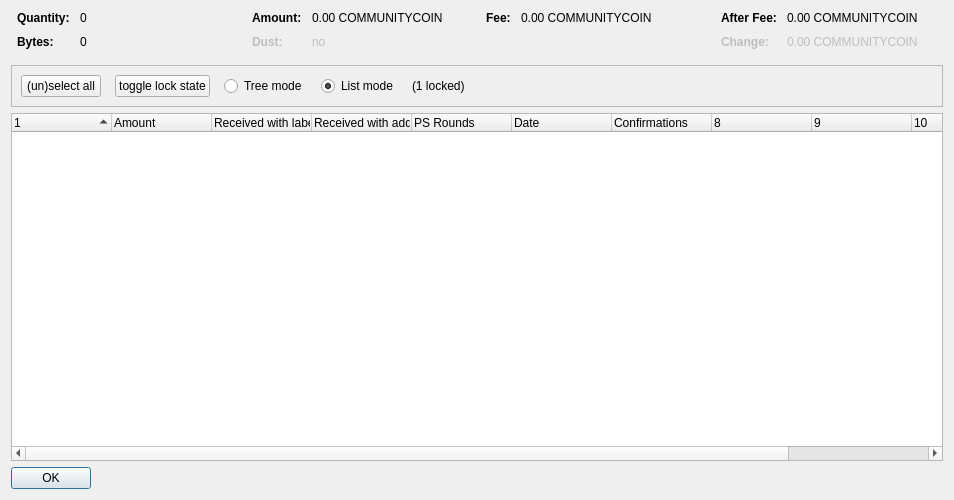
<?xml version="1.0" encoding="UTF-8"?>
<ui version="4.0">
 <class>CoinControlDialog</class>
 <widget class="QDialog" name="CoinControlDialog">
  <property name="geometry">
   <rect>
    <x>0</x>
    <y>0</y>
    <width>954</width>
    <height>500</height>
   </rect>
  </property>
  <property name="windowTitle">
   <string>Coin Selection</string>
  </property>
  <layout class="QVBoxLayout" name="verticalLayout">
   <item>
    <layout class="QHBoxLayout" name="horizontalLayoutTop" stretch="0,0,0,0">
     <property name="topMargin">
      <number>0</number>
     </property>
     <property name="bottomMargin">
      <number>10</number>
     </property>
     <item>
      <layout class="QFormLayout" name="formLayoutCoinControl1">
       <property name="horizontalSpacing">
        <number>10</number>
       </property>
       <property name="verticalSpacing">
        <number>10</number>
       </property>
       <property name="leftMargin">
        <number>6</number>
       </property>
       <property name="rightMargin">
        <number>6</number>
       </property>
       <item row="0" column="0">
        <widget class="QLabel" name="labelCoinControlQuantityText">
         <property name="font">
          <font>
           <weight>75</weight>
           <bold>true</bold>
          </font>
         </property>
         <property name="text">
          <string>Quantity:</string>
         </property>
        </widget>
       </item>
       <item row="0" column="1">
        <widget class="QLabel" name="labelCoinControlQuantity">
         <property name="cursor">
          <cursorShape>IBeamCursor</cursorShape>
         </property>
         <property name="contextMenuPolicy">
          <enum>Qt::ActionsContextMenu</enum>
         </property>
         <property name="text">
          <string notr="true">0</string>
         </property>
         <property name="textInteractionFlags">
          <set>Qt::LinksAccessibleByMouse|Qt::TextSelectableByKeyboard|Qt::TextSelectableByMouse</set>
         </property>
        </widget>
       </item>
       <item row="1" column="0">
        <widget class="QLabel" name="labelCoinControlBytesText">
         <property name="font">
          <font>
           <weight>75</weight>
           <bold>true</bold>
          </font>
         </property>
         <property name="text">
          <string>Bytes:</string>
         </property>
        </widget>
       </item>
       <item row="1" column="1">
        <widget class="QLabel" name="labelCoinControlBytes">
         <property name="cursor">
          <cursorShape>IBeamCursor</cursorShape>
         </property>
         <property name="contextMenuPolicy">
          <enum>Qt::ActionsContextMenu</enum>
         </property>
         <property name="text">
          <string notr="true">0</string>
         </property>
         <property name="textInteractionFlags">
          <set>Qt::LinksAccessibleByMouse|Qt::TextSelectableByKeyboard|Qt::TextSelectableByMouse</set>
         </property>
        </widget>
       </item>
      </layout>
     </item>
     <item>
      <layout class="QFormLayout" name="formLayoutCoinControl2">
       <property name="horizontalSpacing">
        <number>10</number>
       </property>
       <property name="verticalSpacing">
        <number>10</number>
       </property>
       <property name="leftMargin">
        <number>6</number>
       </property>
       <property name="rightMargin">
        <number>6</number>
       </property>
       <item row="0" column="0">
        <widget class="QLabel" name="labelCoinControlAmountText">
         <property name="font">
          <font>
           <weight>75</weight>
           <bold>true</bold>
          </font>
         </property>
         <property name="text">
          <string>Amount:</string>
         </property>
        </widget>
       </item>
       <item row="0" column="1">
        <widget class="QLabel" name="labelCoinControlAmount">
         <property name="cursor">
          <cursorShape>IBeamCursor</cursorShape>
         </property>
         <property name="contextMenuPolicy">
          <enum>Qt::ActionsContextMenu</enum>
         </property>
         <property name="text">
          <string notr="true">0.00 COMMUNITYCOIN</string>
         </property>
         <property name="textInteractionFlags">
          <set>Qt::LinksAccessibleByMouse|Qt::TextSelectableByKeyboard|Qt::TextSelectableByMouse</set>
         </property>
        </widget>
       </item>
       <item row="1" column="0">
        <widget class="QLabel" name="labelCoinControlLowOutputText">
         <property name="enabled">
          <bool>false</bool>
         </property>
         <property name="font">
          <font>
           <weight>75</weight>
           <bold>true</bold>
          </font>
         </property>
         <property name="text">
          <string>Dust:</string>
         </property>
        </widget>
       </item>
       <item row="1" column="1">
        <widget class="QLabel" name="labelCoinControlLowOutput">
         <property name="enabled">
          <bool>false</bool>
         </property>
         <property name="cursor">
          <cursorShape>IBeamCursor</cursorShape>
         </property>
         <property name="contextMenuPolicy">
          <enum>Qt::ActionsContextMenu</enum>
         </property>
         <property name="text">
          <string notr="true">no</string>
         </property>
         <property name="textInteractionFlags">
          <set>Qt::LinksAccessibleByMouse|Qt::TextSelectableByKeyboard|Qt::TextSelectableByMouse</set>
         </property>
        </widget>
       </item>
      </layout>
     </item>
     <item>
      <layout class="QFormLayout" name="formLayoutCoinControl3">
       <property name="horizontalSpacing">
        <number>10</number>
       </property>
       <property name="verticalSpacing">
        <number>10</number>
       </property>
       <property name="leftMargin">
        <number>6</number>
       </property>
       <property name="rightMargin">
        <number>6</number>
       </property>
       <item row="0" column="0">
        <widget class="QLabel" name="labelCoinControlFeeText">
         <property name="font">
          <font>
           <weight>75</weight>
           <bold>true</bold>
          </font>
         </property>
         <property name="text">
          <string>Fee:</string>
         </property>
        </widget>
       </item>
       <item row="0" column="1">
        <widget class="QLabel" name="labelCoinControlFee">
         <property name="cursor">
          <cursorShape>IBeamCursor</cursorShape>
         </property>
         <property name="contextMenuPolicy">
          <enum>Qt::ActionsContextMenu</enum>
         </property>
         <property name="text">
          <string notr="true">0.00 COMMUNITYCOIN</string>
         </property>
         <property name="textInteractionFlags">
          <set>Qt::LinksAccessibleByMouse|Qt::TextSelectableByKeyboard|Qt::TextSelectableByMouse</set>
         </property>
        </widget>
       </item>
      </layout>
     </item>
     <item>
      <layout class="QFormLayout" name="formLayoutCoinControl4">
       <property name="horizontalSpacing">
        <number>10</number>
       </property>
       <property name="verticalSpacing">
        <number>10</number>
       </property>
       <property name="leftMargin">
        <number>6</number>
       </property>
       <property name="rightMargin">
        <number>6</number>
       </property>
       <item row="0" column="0">
        <widget class="QLabel" name="labelCoinControlAfterFeeText">
         <property name="font">
          <font>
           <weight>75</weight>
           <bold>true</bold>
          </font>
         </property>
         <property name="text">
          <string>After Fee:</string>
         </property>
        </widget>
       </item>
       <item row="0" column="1">
        <widget class="QLabel" name="labelCoinControlAfterFee">
         <property name="cursor">
          <cursorShape>IBeamCursor</cursorShape>
         </property>
         <property name="contextMenuPolicy">
          <enum>Qt::ActionsContextMenu</enum>
         </property>
         <property name="text">
          <string notr="true">0.00 COMMUNITYCOIN</string>
         </property>
         <property name="textInteractionFlags">
          <set>Qt::LinksAccessibleByMouse|Qt::TextSelectableByKeyboard|Qt::TextSelectableByMouse</set>
         </property>
        </widget>
       </item>
       <item row="1" column="0">
        <widget class="QLabel" name="labelCoinControlChangeText">
         <property name="enabled">
          <bool>false</bool>
         </property>
         <property name="font">
          <font>
           <weight>75</weight>
           <bold>true</bold>
          </font>
         </property>
         <property name="text">
          <string>Change:</string>
         </property>
        </widget>
       </item>
       <item row="1" column="1">
        <widget class="QLabel" name="labelCoinControlChange">
         <property name="enabled">
          <bool>false</bool>
         </property>
         <property name="cursor">
          <cursorShape>IBeamCursor</cursorShape>
         </property>
         <property name="contextMenuPolicy">
          <enum>Qt::ActionsContextMenu</enum>
         </property>
         <property name="text">
          <string notr="true">0.00 COMMUNITYCOIN</string>
         </property>
         <property name="textInteractionFlags">
          <set>Qt::LinksAccessibleByMouse|Qt::TextSelectableByKeyboard|Qt::TextSelectableByMouse</set>
         </property>
        </widget>
       </item>
      </layout>
     </item>
    </layout>
   </item>
   <item>
    <widget class="QFrame" name="frame">
     <property name="minimumSize">
      <size>
       <width>0</width>
       <height>40</height>
      </size>
     </property>
     <property name="frameShape">
      <enum>QFrame::StyledPanel</enum>
     </property>
     <property name="frameShadow">
      <enum>QFrame::Sunken</enum>
     </property>
     <layout class="QHBoxLayout" name="horizontalLayout">
      <item>
       <layout class="QHBoxLayout" name="horizontalLayoutPanel" stretch="0,0,0,0,0,0">
        <property name="spacing">
         <number>14</number>
        </property>
        <item>
         <widget class="QPushButton" name="pushButtonSelectAll">
          <property name="sizePolicy">
           <sizepolicy hsizetype="Maximum" vsizetype="Fixed">
            <horstretch>0</horstretch>
            <verstretch>0</verstretch>
           </sizepolicy>
          </property>
          <property name="text">
           <string>(un)select all</string>
          </property>
          <property name="autoDefault">
           <bool>false</bool>
          </property>
         </widget>
        </item>
        <item>
         <widget class="QPushButton" name="pushButtonToggleLock">
          <property name="sizePolicy">
           <sizepolicy hsizetype="Maximum" vsizetype="Fixed">
            <horstretch>0</horstretch>
            <verstretch>0</verstretch>
           </sizepolicy>
          </property>
          <property name="text">
           <string>toggle lock state</string>
          </property>
          <property name="autoDefault">
           <bool>false</bool>
          </property>
         </widget>
        </item>
        <item>
         <widget class="QRadioButton" name="radioTreeMode">
          <property name="sizePolicy">
           <sizepolicy hsizetype="Maximum" vsizetype="Fixed">
            <horstretch>0</horstretch>
            <verstretch>0</verstretch>
           </sizepolicy>
          </property>
          <property name="text">
           <string>Tree mode</string>
          </property>
         </widget>
        </item>
        <item>
         <widget class="QRadioButton" name="radioListMode">
          <property name="sizePolicy">
           <sizepolicy hsizetype="Maximum" vsizetype="Fixed">
            <horstretch>0</horstretch>
            <verstretch>0</verstretch>
           </sizepolicy>
          </property>
          <property name="text">
           <string>List mode</string>
          </property>
          <property name="checked">
           <bool>true</bool>
          </property>
         </widget>
        </item>
        <item>
         <widget class="QLabel" name="labelLocked">
          <property name="text">
           <string>(1 locked)</string>
          </property>
         </widget>
        </item>
        <item>
         <spacer name="horizontalSpacer">
          <property name="orientation">
           <enum>Qt::Horizontal</enum>
          </property>
          <property name="sizeHint" stdset="0">
           <size>
            <width>40</width>
            <height>20</height>
           </size>
          </property>
         </spacer>
        </item>
       </layout>
      </item>
     </layout>
    </widget>
   </item>
   <item>
    <widget class="CoinControlTreeWidget" name="treeWidget">
     <property name="contextMenuPolicy">
      <enum>Qt::CustomContextMenu</enum>
     </property>
     <property name="sortingEnabled">
      <bool>false</bool>
     </property>
     <property name="columnCount">
      <number>11</number>
     </property>
     <attribute name="headerShowSortIndicator" stdset="0">
      <bool>true</bool>
     </attribute>
     <attribute name="headerStretchLastSection">
      <bool>false</bool>
     </attribute>
     <column>
      <property name="text">
       <string/>
      </property>
     </column>
     <column>
      <property name="text">
       <string>Amount</string>
      </property>
     </column>
     <column>
      <property name="text">
       <string>Received with label</string>
      </property>
     </column>
     <column>
      <property name="text">
       <string>Received with address</string>
      </property>
     </column>
     <column>
      <property name="text">
       <string>PS Rounds</string>
      </property>
     </column>
     <column>
      <property name="text">
       <string>Date</string>
      </property>
     </column>
     <column>
      <property name="text">
       <string>Confirmations</string>
      </property>
      <property name="toolTip">
       <string>Confirmed</string>
      </property>
     </column>
     <column>
      <property name="text">
       <string/>
      </property>
     </column>
     <column>
      <property name="text">
       <string/>
      </property>
     </column>
     <column>
      <property name="text">
       <string/>
      </property>
     </column>
     <column>
      <property name="text">
       <string/>
      </property>
     </column>
    </widget>
   </item>
   <item>
    <widget class="QDialogButtonBox" name="buttonBox">
     <property name="sizePolicy">
      <sizepolicy hsizetype="Maximum" vsizetype="Fixed">
       <horstretch>0</horstretch>
       <verstretch>0</verstretch>
      </sizepolicy>
     </property>
     <property name="orientation">
      <enum>Qt::Horizontal</enum>
     </property>
     <property name="standardButtons">
      <set>QDialogButtonBox::Ok</set>
     </property>
    </widget>
   </item>
  </layout>
 </widget>
 <customwidgets>
  <customwidget>
   <class>CoinControlTreeWidget</class>
   <extends>QTreeWidget</extends>
   <header>coincontroltreewidget.h</header>
  </customwidget>
 </customwidgets>
 <resources/>
 <connections/>
</ui>
